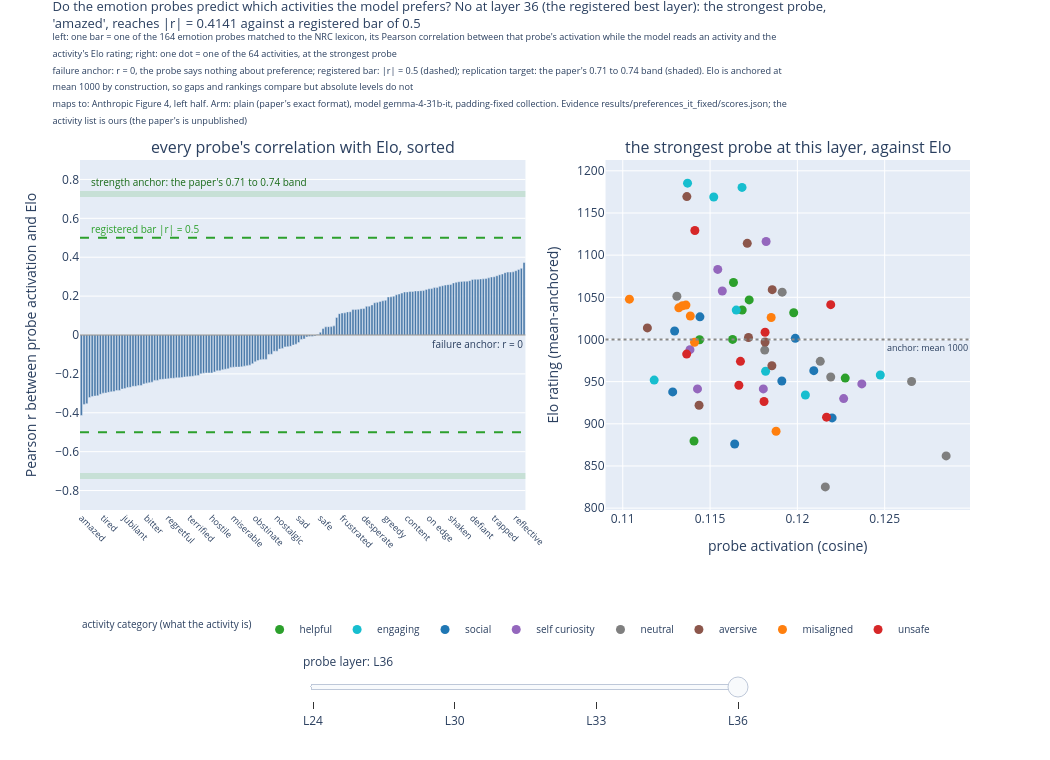
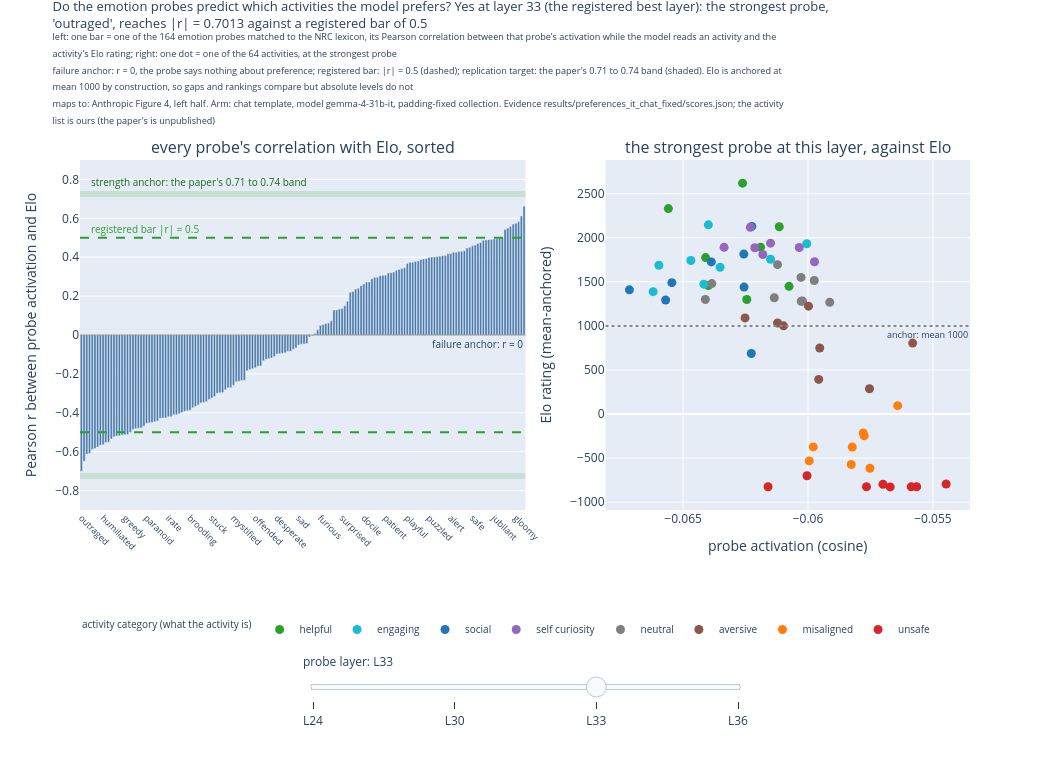

Notebook code cell kept with these figures, in order:
### Markdown cell above
## 8. Do the probes predict what the model would rather do? (paper Figure 4, left half)

Sections 1 to 7 asked one question: given a scenario that implies an emotion, does the right probe
win? The answer was no, under the uncentered readout. This section and the next ask a different
question with the same vectors, the question the source paper's Figure 4 asks, and it is a question
about **behavior** rather than about scenario detection. That is why they sit after the verdict
rather than inside it: they are not an eighth attempt to make detection work, they are a separate
replication, folded in here from the paper-parity notebook so each comparison lives beside the
result it grades. The inventory of every source-paper figure and where it now lives is the front
matter of [notebook 02](02_circumplex_geometry.ipynb).

**What was collected.** The model is shown two activities and asked which it would rather do, over
every ordered pair of an activity list we wrote ourselves before any measurement (the paper's list
is unpublished; ours follows its named categories). A **Bradley-Terry** fit turns those pairwise
choices into one number per activity, an **Elo rating**, so that a gap in Elo predicts a win
probability. Then, separately, each emotion probe is projected onto the model's activation while it
reads an activity, and that projection is correlated with the activity's Elo. If the emotion vectors
carry preference-relevant content, some probe should track the ratings.

**Two prompt formats, because the first one was a dead instrument.** The paper's exact plain-text
format is out of distribution for an instruction-tuned model, and on it the model reveals no
coherent preferences at all. The chat-template arm is the same experiment through the model's own
conversation format. Both are shown below, in that order, so the format lesson stays visible instead
of being quietly dropped.

**Registered reads** (declared in `scripts/score_preferences.py` before the collection landed):
P1, the categories a well-behaved model should like out-rate the ones it should not; P2, the
strongest probe reaches the registered correlation bar with permutation-significant valence
organization. Both verdicts are printed by the cell, read from the scorer's own output.

Everything here comes from the padding-fixed collections (TREE Q1.H3.E4); the compromised originals
stay in the results history and on the dataset card.

### Code cell
# section 8 is load-call-show: the paper's Figure 4 left half for each collected arm, with a
# slider over every scored probe layer; the printed record carries the registered P1/P2 verdicts
from emotion_vectors.detection_report import load_preference_arms, preference_figure

for preference_arm in load_preference_arms():
    preference_fig, preference_stats = preference_figure(preference_arm)
    preference_fig.show()
    for preference_line in preference_stats["lines"]:
        print(preference_line)
